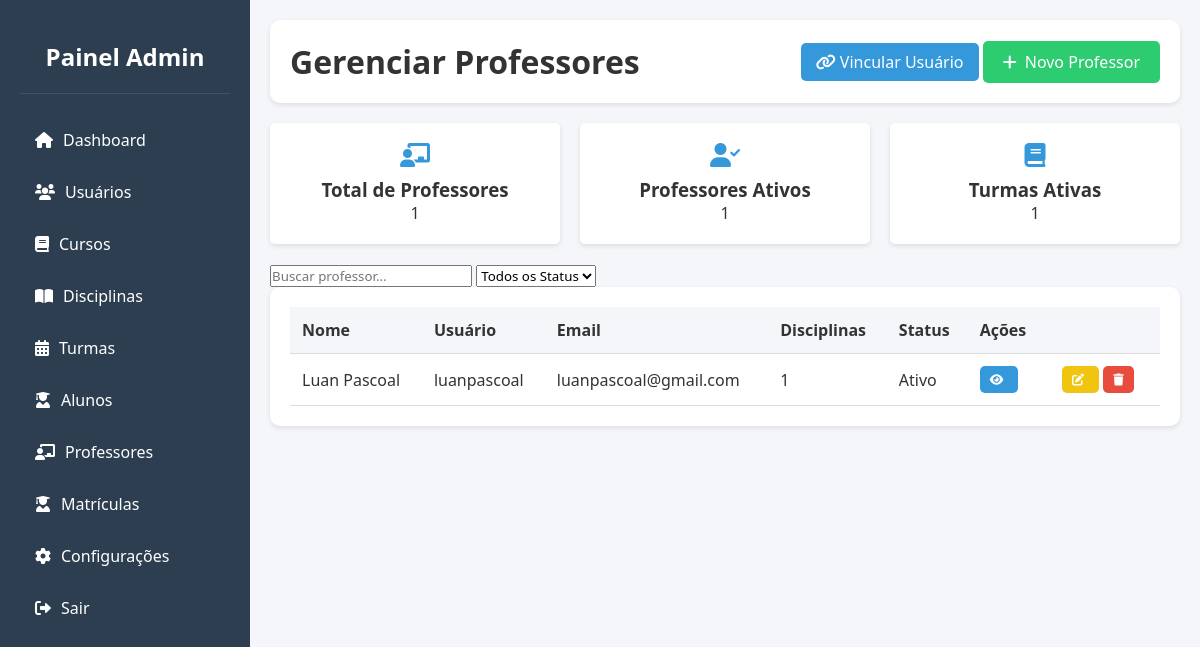
Screenshot of /dashboard/professores/index.php (signed in) with the database file from the repository.
### tables this page shows
CREATE TABLE `professor` (
  `id_usuario` int(11) NOT NULL,
  `CPF` varchar(11) DEFAULT NULL
);

CREATE TABLE `usuarios` (
  `id` int(11) NOT NULL,
  `nome` varchar(100) NOT NULL,
  `usuario` varchar(50) NOT NULL,
  `senha` varchar(255) NOT NULL,
  `email` varchar(100) DEFAULT NULL,
  `nivel_acesso` enum('admin','usuario') DEFAULT 'usuario',
  `status` tinyint(1) DEFAULT 1,
  `data_cadastro` timestamp NOT NULL DEFAULT current_timestamp(),
  `ultima_atualizacao` timestamp NOT NULL DEFAULT current_timestamp() ON UPDATE current_timestamp()
);

### dashboard/professores/index.php (the view, shortened to what this page needs)
<?php
include '../assets/layouts/verify.php';
$query_professores = "SELECT p.*, u.nome, u.email, u.usuario, u.nivel_acesso, u.status,
                     (SELECT COUNT(DISTINCT CONCAT(l.id_disciplina, '-', l.id_turma)) FROM LECIONA l WHERE l.id_professor = p.id_usuario) as total_disciplinas
                     FROM PROFESSOR p
                     INNER JOIN usuarios u ON p.id_usuario = u.id
                     ORDER BY u.nome";
$result = $conn->query($query_professores);
$total_professores = $result->num_rows;
$professores_ativos = $conn->query("SELECT COUNT(*) as count FROM PROFESSOR p
                                   INNER JOIN usuarios u ON p.id_usuario = u.id
                                   WHERE u.status = 1")->fetch_assoc()['count'];
?>
<!DOCTYPE html>
<html lang="pt-BR">
<head>
    <link rel="stylesheet" href="https://cdnjs.cloudflare.com/ajax/libs/font-awesome/6.0.0/css/all.min.css">
    <link rel="stylesheet" href="../assets/css/style.css">
</head>
<body>
    <div class="dashboard">
        <?php include '../assets/layouts/sidebar.php'; ?>
        <div class="main-content">
            <div class="header">
                <h1>Gerenciar Professores</h1>
                <div class="btn-group">
                    <a href="vincular" class="btn btn-primary">
                        <i class="fas fa-link"></i> Vincular Usuário
                    </a>
                    <a href="novo" class="btn-new">
                        <i class="fas fa-plus"></i> Novo Professor
                    </a>
                </div>
            </div>
            <div class="stats">
                <div class="stat-card">
                    <i class="fas fa-chalkboard-teacher"></i>
                    <h3>Total de Professores</h3>
                    <p><?php echo $total_professores; ?></p>
                </div>
                <div class="stat-card">
                    <i class="fas fa-user-check"></i>
                    <h3>Professores Ativos</h3>
                    <p><?php echo $professores_ativos; ?></p>
                </div>
                <div class="stat-card">
                    <i class="fas fa-book"></i>
                    <h3>Turmas Ativas</h3>
                    <p><?php
                        $turmas_ativas = $conn->query("SELECT COUNT(DISTINCT t.id) as count
                                                     FROM TURMA t
                                                     WHERE t.data_final > NOW()")->fetch_assoc()['count'];
                        echo $turmas_ativas;
                    ?></p>
                </div>
            </div>
            <div class="search-filters">
                <input type="text" id="searchInput" placeholder="Buscar professor..." class="search-input">
                <select id="statusFilter" class="filter-select">
                    <option value="">Todos os Status</option>
                </select>
            </div>
            <div class="table-container">
                <?php if ($result->num_rows > 0): ?>
                    <table>
                        <thead>
                            <tr>
                                <th>Nome</th>
                                <th>Usuário</th>
                                <th>Email</th>
                                <th>Disciplinas</th>
                                <th>Status</th>
                                <th>Ações</th>
                            </tr>
                        </thead>
                        <tbody>
                            <?php while ($professor = $result->fetch_assoc()): ?>
                                <tr>
                                    <td><?php echo htmlspecialchars($professor['nome']); ?></td>
                                    <td><?php echo htmlspecialchars($professor['usuario']); ?></td>
                                    <td><?php echo htmlspecialchars($professor['email']); ?></td>
                                    <td>
                                        <?php echo $professor['total_disciplinas']; ?>
                                    </td>
                                    <td>
                                        <span class="status-badge <?php echo $professor['status'] ? 'active' : 'inactive'; ?>">
                                            <?php echo $professor['status'] ? 'Ativo' : 'Inativo'; ?>
                                        </span>
                                    </td>
                                    <td class="actions">
                                        <a href="visualizar?id=<?php echo $professor['id_usuario']; ?>" class="btn btn-primary btn-sm" title="Visualizar">
                                            <i class="fas fa-eye"></i>
                                        </a>
                                        <a href="atribuir_disciplinas?id=<?php echo $professor['id_usuario']; ?>" class="btn btn-success btn-sm" title="Atribuir Disciplinas">
                                            <i class="fas fa-book"></i>
                                        </a>
                                        <a href="editar?id=<?php echo $professor['id_usuario']; ?>" class="btn bg-warning btn-sm" title="Editar">
                                            <i class="fas fa-edit"></i>
                                        </a>
                                        <button onclick="confirmarExclusao(<?php echo $professor['id_usuario']; ?>)" class="btn btn-danger btn-sm" title="Excluir">
                                            <i class="fas fa-trash"></i>
                                        </button>
                                    </td>
                                </tr>
                            <?php endwhile; ?>
                        </tbody>
                    </table>
                <?php endif; ?>
            </div>
        </div>
    </div>
</body>
</html>

### dashboard/assets/css/style.css (style rules this page uses)
* { margin: 0; padding: 0; box-sizing: border-box; font-family: 'Segoe UI', Tahoma, Geneva, Verdana, sans-serif; }
:root { --primary-color: #2c3e50; --secondary-color: #34495e; --accent-color: #3498db; --text-color: #333; --light-bg: #f5f6fa; --success-color: #2ecc71; --warning-color: #f1c40f; --danger-color: #e74c3c; }
body { background-color: var(--light-bg); color: var(--text-color); }
.dashboard { display: flex; min-height: 100vh; }
.main-content { flex: 1; padding: 20px; overflow-x: auto; }
.header { background-color: white; padding: 20px; border-radius: 10px; box-shadow: 0 2px 5px rgba(0,0,0,0.1); margin-bottom: 20px; display: flex; justify-content: space-between; align-items: center; flex-wrap: wrap; gap: 10px; }
.bg-warning { background-color: var(--warning-color); }
.table-container { background-color: white; padding: 20px; border-radius: 10px; box-shadow: 0 2px 5px rgba(0,0,0,0.1); overflow-x: auto; }
table { width: 100%; border-collapse: collapse; min-width: 600px; }
th, td { padding: 12px; text-align: left; border-bottom: 1px solid #ddd; }
th { background-color: var(--light-bg); white-space: nowrap; }
.btn { padding: 8px 15px; border: none; border-radius: 5px; cursor: pointer; color: white; text-decoration: none; display: inline-block; text-align: center; }
.btn-sm { padding: 5px 10px; font-size: 12px; }
.btn-primary { background-color: var(--accent-color); }
.btn-danger { background-color: var(--danger-color); }
.actions a i { margin-right: 5px; }
.btn-new { background: #2ecc71; color: white; padding: 10px 20px; border-radius: 5px; text-decoration: none; display: inline-flex; align-items: center; gap: 8px; }
.stats { display: grid; grid-template-columns: repeat(auto-fit, minmax(200px, 1fr)); gap: 20px; margin-bottom: 20px; }
.stat-card { background: white; padding: 20px; border-radius: 5px; box-shadow: 0 2px 5px rgba(0,0,0,0.1); text-align: center; }
.stat-card i { font-size: 24px; margin-bottom: 10px; color: #3498db; }

### rows the page displays
professor: id_usuario.nome "Luan Pascoal", id_usuario.usuario "luanpascoal", id_usuario.email "luanpascoal@gmail.com", total_disciplinas "1"

### other values shown
$total_professores "1"
$professores_ativos "1"
$turmas_ativas "1"
